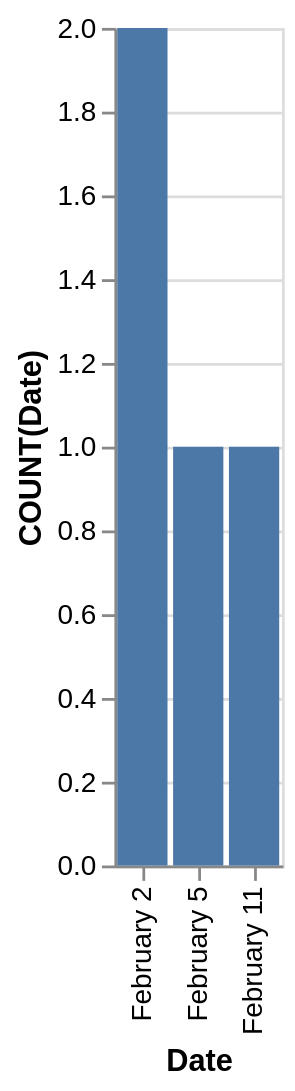

Source (Vega-Lite JSON):
### Vega-Lite specification from a JSON file in a GitHub repository (floating-point values rounded to 4 significant figures)
{"data": {"values": [{"x_data": "February 2", "y_data": 2}, {"x_data": "February 5", "y_data": 1}, {"x_data": "February 11", "y_data": 1}]}, "mark": "bar", "encoding": {"x": {"field": "x_data", "type": "nominal", "title": "Date", "sort": {"op": "sum", "field": "y_data", "order": "descending"}}, "y": {"field": "y_data", "type": "quantitative", "title": "COUNT(Date)"}}}
